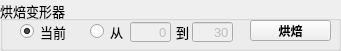
     <widget class="QGroupBox" name="deformer_groupBox">
      <property name="enabled">
       <bool>true</bool>
      </property>
      <property name="geometry">
       <rect>
        <x>20</x>
        <y>430</y>
        <width>341</width>
        <height>51</height>
       </rect>
      </property>
      <property name="font">
       <font>
        <pointsize>10</pointsize>
       </font>
      </property>
      <property name="title">
       <string>烘焙变形器</string>
      </property>
      <widget class="QLineEdit" name="deformerStart_lineEdit">
       <property name="enabled">
        <bool>false</bool>
       </property>
       <property name="geometry">
        <rect>
         <x>130</x>
         <y>22</y>
         <width>41</width>
         <height>20</height>
        </rect>
       </property>
       <property name="inputMask">
        <string/>
       </property>
       <property name="text">
        <string>0</string>
       </property>
       <property name="alignment">
        <set>Qt::AlignRight|Qt::AlignTrailing|Qt::AlignVCenter</set>
       </property>
      </widget>
      <widget class="QLineEdit" name="deformerEnd_lineEdit">
       <property name="enabled">
        <bool>false</bool>
       </property>
       <property name="geometry">
        <rect>
         <x>192</x>
         <y>22</y>
         <width>41</width>
         <height>20</height>
        </rect>
       </property>
       <property name="inputMask">
        <string/>
       </property>
       <property name="text">
        <string>30</string>
       </property>
       <property name="alignment">
        <set>Qt::AlignRight|Qt::AlignTrailing|Qt::AlignVCenter</set>
       </property>
      </widget>
      <widget class="QLabel" name="label_14">
       <property name="geometry">
        <rect>
         <x>176</x>
         <y>24</y>
         <width>21</width>
         <height>16</height>
        </rect>
       </property>
       <property name="text">
        <string>到</string>
       </property>
      </widget>
      <widget class="QPushButton" name="deformerWeb_button">
       <property name="geometry">
        <rect>
         <x>72</x>
         <y>-2</y>
         <width>21</width>
         <height>23</height>
        </rect>
       </property>
       <property name="toolTip">
        <string>原作者信息</string>
       </property>
       <property name="text">
        <string/>
       </property>
       <property name="icon">
        <iconset>
         <normaloff>icons/info.png</normaloff>icons/info.png</iconset>
       </property>
       <property name="iconSize">
        <size>
         <width>16</width>
         <height>16</height>
        </size>
       </property>
       <property name="flat">
        <bool>true</bool>
       </property>
       <property name="+command" stdset="0">
        <string>deformerWebCmd</string>
       </property>
      </widget>
      <widget class="QRadioButton" name="deformerActive_radioButton">
       <property name="geometry">
        <rect>
         <x>20</x>
         <y>23</y>
         <width>51</width>
         <height>17</height>
        </rect>
       </property>
       <property name="text">
        <string>当前</string>
       </property>
       <property name="checked">
        <bool>true</bool>
       </property>
       <attribute name="buttonGroup">
        <string notr="true">buttonGroup_5</string>
       </attribute>
      </widget>
      <widget class="QRadioButton" name="deformerFrom_radioButton">
       <property name="geometry">
        <rect>
         <x>90</x>
         <y>23</y>
         <width>41</width>
         <height>17</height>
        </rect>
       </property>
       <property name="text">
        <string>从</string>
       </property>
       <attribute name="buttonGroup">
        <string notr="true">buttonGroup_5</string>
       </attribute>
      </widget>
      <widget class="QPushButton" name="deformerOK_button">
       <property name="geometry">
        <rect>
         <x>250</x>
         <y>20</y>
         <width>81</width>
         <height>21</height>
        </rect>
       </property>
       <property name="font">
        <font>
         <pointsize>9</pointsize>
         <weight>75</weight>
         <bold>true</bold>
        </font>
       </property>
       <property name="toolTip">
        <string>&lt;html&gt;&lt;head/&gt;&lt;body&gt;&lt;p&gt;塌陷模型变形器结果为模型&lt;/p&gt;&lt;p&gt;通常用于制作顶点动画&lt;/p&gt;&lt;/body&gt;&lt;/html&gt;</string>
       </property>
       <property name="text">
        <string>烘焙</string>
       </property>
       <property name="+command" stdset="0">
        <string>deformerOKCmd</string>
       </property>
      </widget>
     </widget>
